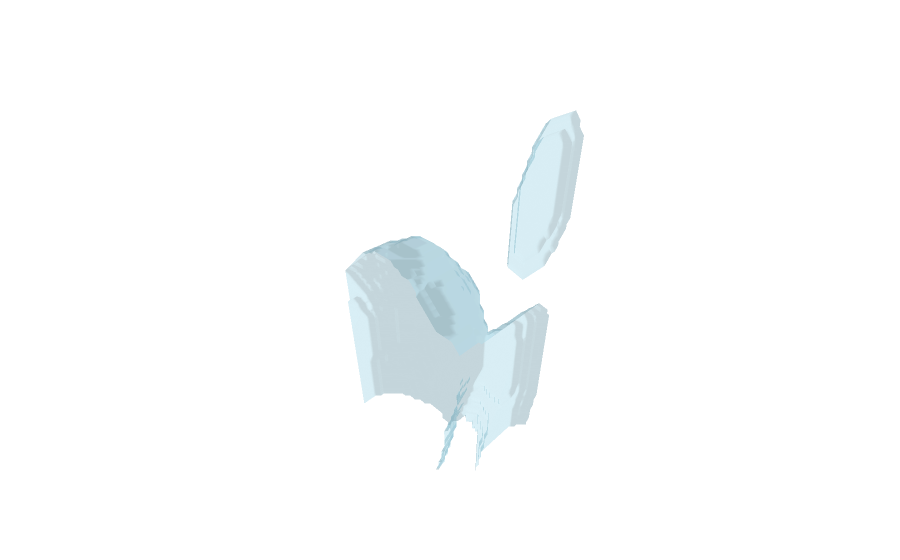

Source (notebook cell):
### Code cell
print(mask.max(), mask.min())
plot_3d_fast(mask, threshold=0.9)

### Figure 1 — Plotly figure (JSON) as saved in the notebook; plotly's stock layout.template omitted (floating-point values rounded to 4 significant figures; data arrays with more than 128 entries replaced by an {"elided": "..."} marker saying what was removed)
{"data": [{"color": "lightblue", "i": {"elided": "10798 int values"}, "j": {"elided": "10798 int values"}, "k": {"elided": "10798 int values"}, "opacity": 0.5, "type": "mesh3d", "x": {"elided": "5604 float values"}, "y": {"elided": "5604 float values"}, "z": {"elided": "5604 float values"}}], "layout": {"scene": {"xaxis": {"visible": false}, "yaxis": {"visible": false}, "zaxis": {"visible": false}}}}
